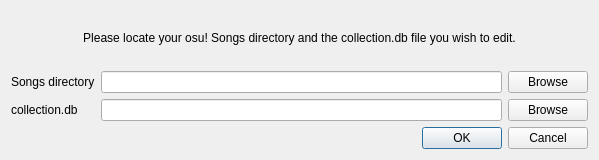
<?xml version="1.0" encoding="UTF-8"?>
<ui version="4.0">
 <class>LoadDialog</class>
 <widget class="QDialog" name="LoadDialog">
  <property name="geometry">
   <rect>
    <x>0</x>
    <y>0</y>
    <width>599</width>
    <height>160</height>
   </rect>
  </property>
  <property name="windowTitle">
   <string>Open collection</string>
  </property>
  <property name="windowIcon">
   <iconset>
    <normaloff>icons/oce.png</normaloff>icons/oce.png</iconset>
  </property>
  <layout class="QVBoxLayout" name="verticalLayout">
   <item>
    <layout class="QGridLayout" name="grid_layout" columnstretch="0,0,0,0" columnminimumwidth="0,0,0,0">
     <item row="1" column="0">
      <widget class="QLabel" name="songdir_label">
       <property name="text">
        <string>Songs directory</string>
       </property>
      </widget>
     </item>
     <item row="2" column="0">
      <widget class="QLabel" name="collection_label">
       <property name="text">
        <string>collection.db</string>
       </property>
      </widget>
     </item>
     <item row="1" column="1">
      <widget class="QLineEdit" name="songdir_edit"/>
     </item>
     <item row="2" column="1">
      <widget class="QLineEdit" name="collectionfile_edit"/>
     </item>
     <item row="1" column="2">
      <widget class="QPushButton" name="songdir_button">
       <property name="statusTip">
        <string extracomment="Browse for Songs directory"/>
       </property>
       <property name="text">
        <string>Browse</string>
       </property>
      </widget>
     </item>
     <item row="2" column="2">
      <widget class="QPushButton" name="collectionfile_button">
       <property name="statusTip">
        <string extracomment="Browse for collection.db"/>
       </property>
       <property name="text">
        <string>Browse</string>
       </property>
      </widget>
     </item>
     <item row="0" column="0" colspan="3">
      <widget class="QLabel" name="help_label">
       <property name="text">
        <string>Please locate your osu! Songs directory and the collection.db file you wish to edit.</string>
       </property>
       <property name="textFormat">
        <enum>Qt::PlainText</enum>
       </property>
       <property name="scaledContents">
        <bool>false</bool>
       </property>
       <property name="alignment">
        <set>Qt::AlignCenter</set>
       </property>
       <property name="wordWrap">
        <bool>true</bool>
       </property>
      </widget>
     </item>
    </layout>
   </item>
   <item>
    <widget class="QDialogButtonBox" name="button_box">
     <property name="statusTip">
      <string/>
     </property>
     <property name="orientation">
      <enum>Qt::Horizontal</enum>
     </property>
     <property name="standardButtons">
      <set>QDialogButtonBox::Cancel|QDialogButtonBox::Ok</set>
     </property>
    </widget>
   </item>
  </layout>
 </widget>
 <resources/>
 <connections>
  <connection>
   <sender>button_box</sender>
   <signal>accepted()</signal>
   <receiver>LoadDialog</receiver>
   <slot>accept()</slot>
   <hints>
    <hint type="sourcelabel">
     <x>248</x>
     <y>254</y>
    </hint>
    <hint type="destinationlabel">
     <x>157</x>
     <y>274</y>
    </hint>
   </hints>
  </connection>
  <connection>
   <sender>button_box</sender>
   <signal>rejected()</signal>
   <receiver>LoadDialog</receiver>
   <slot>reject()</slot>
   <hints>
    <hint type="sourcelabel">
     <x>316</x>
     <y>260</y>
    </hint>
    <hint type="destinationlabel">
     <x>286</x>
     <y>274</y>
    </hint>
   </hints>
  </connection>
 </connections>
</ui>
